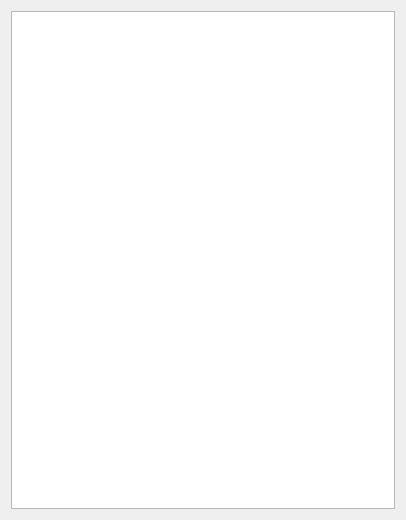
<?xml version="1.0" encoding="UTF-8"?>
<ui version="4.0">
 <class>Dialog</class>
 <widget class="QDialog" name="Dialog">
  <property name="geometry">
   <rect>
    <x>0</x>
    <y>0</y>
    <width>406</width>
    <height>520</height>
   </rect>
  </property>
  <property name="windowTitle">
   <string>Dialog</string>
  </property>
  <layout class="QVBoxLayout" name="verticalLayout">
   <item>
    <widget class="QTextBrowser" name="textBrowser"/>
   </item>
  </layout>
 </widget>
 <resources/>
 <connections/>
</ui>
